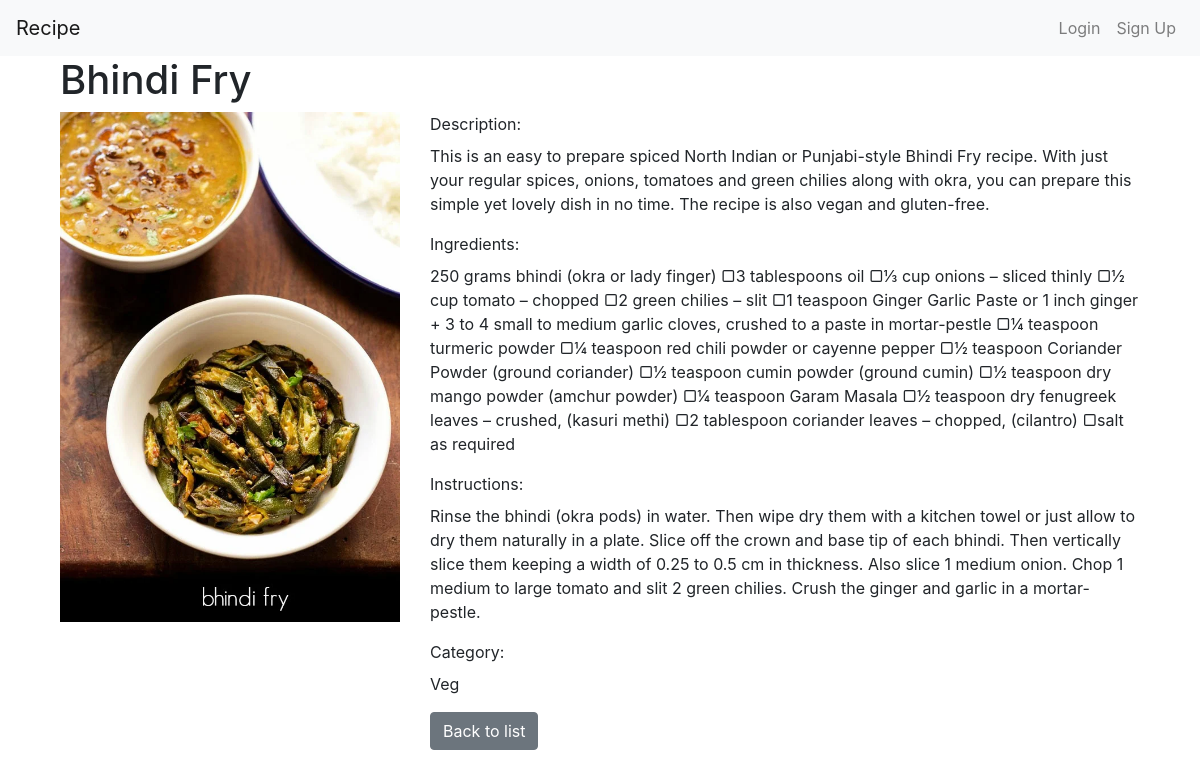
Page /recipe/3/ on the committed database.
### recipeapp/models.py (models this page shows, shortened)
class Recipe(models.Model):
    name = models.CharField(max_length=255)
    image = models.ImageField(upload_to='recipes/')
    description = models.TextField()
    ingredients = models.TextField()
    instructions = models.TextField()
    category = models.ForeignKey(Category, on_delete=models.CASCADE, related_name='recipes')
    created_by = models.ForeignKey(User,on_delete=models.CASCADE)

class Category(models.Model):
    name = models.CharField(max_length=255, unique=True)
    def __str__(self):
        return self.name

### recipeapp/views.py (the view)
# urls.py: path('recipe/<int:pk>/', recipe_detail, name='recipe_detail'),
def recipe_detail(request, pk):
    recipe = get_object_or_404(Recipe, pk=pk)
    return render(request, 'recipes/recipe_detail.html', {'recipe': recipe})

### templates/recipes/recipe_detail.html (shortened to what this page needs)
{% extends 'base.html' %}
{% block content %}
<div class="container-fluid">
    <h1>{{ recipe.name }}</h1>
    <div class="row">
        <div class="col-md-4">
            <img src="{{ recipe.image.url }}" alt="{{ recipe.name }}" class="img-fluid">
        </div>
        <div class="col-md-8">
            <form>
                <div class="form-group">
                    <label for="description">Description:</label>
                    <p id="description" class="form-control-static">{{ recipe.description }}</p>
                </div>
                <div class="form-group">
                    <label for="ingredients">Ingredients:</label>
                    <p id="ingredients" class="form-control-static">{{ recipe.ingredients }}</p>
                </div>
                <div class="form-group">
                    <label for="instructions">Instructions:</label>
                    <p id="instructions" class="form-control-static">{{ recipe.instructions }}</p>
                </div>
                <div class="form-group">
                    <label for="category">Category:</label>
                    <p id="category" class="form-control-static">{{ recipe.category }}</p>
                </div>
                <a href="{% url 'recipe_list' %}" class="btn btn-secondary">Back to list</a>
            </form>
        </div>
    </div>
</div>
{% endblock %}

### rows in the picture
Recipe: name "Bhindi Fry", image (picture), description "This is an easy to prepare spiced North Indian or Punjabi-style Bhindi Fry recipe. With just your regular spices, onions, tomatoes and green chilies along with okra, you can prepare this simple yet lovely dish in no time. The recipe is also vegan and gluten-free.", ingredients "250 grams bhindi (okra or lady finger) ▢3 tablespoons oil ▢⅓ cup onions – sliced thinly ▢½ cup tomato – chopped ▢2 green chilies – slit ▢1 teaspoon Ginger Garlic Paste or 1 inch ginger + 3 to 4 small to medium garlic cloves, crushed to a paste in mortar-pestle ▢¼ teaspoon turmeric powder ▢¼ teaspoon red chili powder or cayenne pepper ▢½ teaspoon Coriander Powder (ground coriander) ▢½ teaspoon cumin powder (ground cumin) ▢½ teaspoon dry mango powder (amchur powder) ▢¼ teaspoon Garam Masala ▢½ teaspoon dry fenugreek leaves – crushed, (kasuri methi) ▢2 tablespoon coriander leaves – chopped, (cilantro) ▢salt as required", instructions "Rinse the bhindi (okra pods) in water. Then wipe dry them with a kitchen towel or just allow to dry them naturally in a plate. Slice off the crown and base tip of each bhindi. Then vertically slice them keeping a width of 0.25 to 0.5 cm in thickness. Also slice 1 medium onion. Chop 1 medium to large tomato and slit 2 green chilies. Crush the ginger and garlic in a mortar-pestle.", category "Veg"
